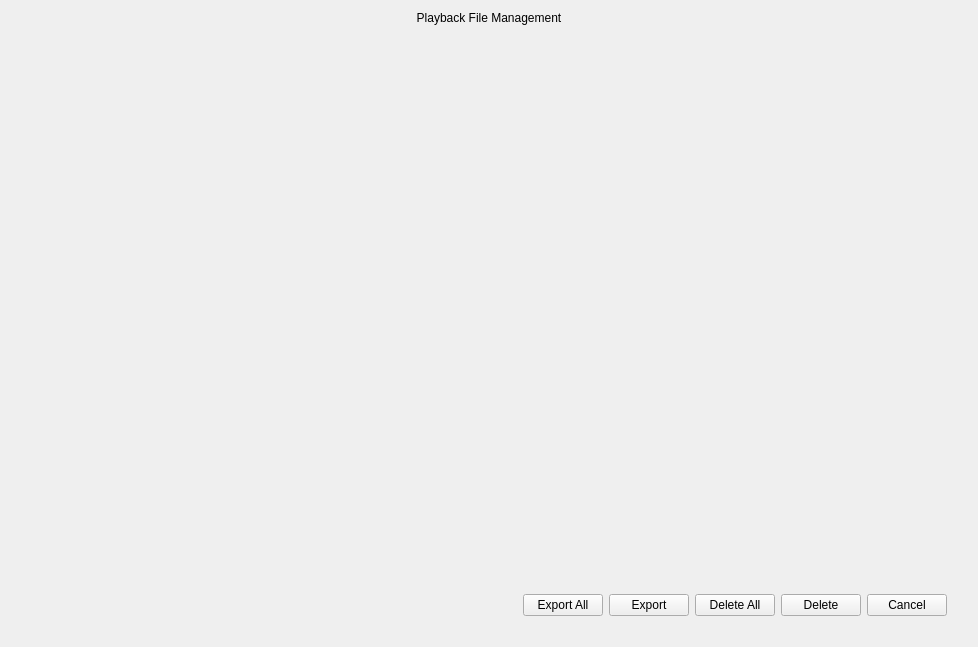
<?xml version="1.0" encoding="UTF-8"?>
<ui version="4.0">
 <class>PlaybackFileManagement</class>
 <widget class="QWidget" name="PlaybackFileManagement">
  <property name="geometry">
   <rect>
    <x>0</x>
    <y>0</y>
    <width>978</width>
    <height>647</height>
   </rect>
  </property>
  <property name="windowTitle">
   <string>Dialog</string>
  </property>
  <layout class="QVBoxLayout" name="verticalLayout">
   <property name="spacing">
    <number>0</number>
   </property>
   <item>
    <widget class="QLabel" name="label_title">
     <property name="text">
      <string>Playback File Management</string>
     </property>
     <property name="alignment">
      <set>Qt::AlignCenter</set>
     </property>
    </widget>
   </item>
   <item>
    <widget class="QWidget" name="widget_background" native="true">
     <property name="sizePolicy">
      <sizepolicy hsizetype="Preferred" vsizetype="Expanding">
       <horstretch>0</horstretch>
       <verstretch>0</verstretch>
      </sizepolicy>
     </property>
     <layout class="QVBoxLayout" name="verticalLayout_2">
      <property name="leftMargin">
       <number>20</number>
      </property>
      <property name="rightMargin">
       <number>20</number>
      </property>
      <property name="bottomMargin">
       <number>20</number>
      </property>
      <item>
       <widget class="TabBar" name="tabBar" native="true">
        <property name="minimumSize">
         <size>
          <width>0</width>
          <height>30</height>
         </size>
        </property>
       </widget>
      </item>
      <item>
       <widget class="QStackedWidget" name="stackedWidget">
        <property name="currentIndex">
         <number>0</number>
        </property>
        <widget class="PlaybackFileVideo" name="page_video"/>
        <widget class="PlaybackFileSnapshot" name="page_snapshot"/>
        <widget class="PlaybackFileLock" name="page_lock"/>
        <widget class="PlaybackFileTag" name="page_tag"/>
       </widget>
      </item>
      <item>
       <layout class="QHBoxLayout" name="horizontalLayout">
        <item>
         <spacer name="horizontalSpacer">
          <property name="orientation">
           <enum>Qt::Horizontal</enum>
          </property>
          <property name="sizeHint" stdset="0">
           <size>
            <width>40</width>
            <height>20</height>
           </size>
          </property>
         </spacer>
        </item>
        <item>
         <widget class="QPushButton" name="pushButton_exportAll">
          <property name="text">
           <string>Export All</string>
          </property>
         </widget>
        </item>
        <item>
         <widget class="QPushButton" name="pushButton_export">
          <property name="text">
           <string>Export</string>
          </property>
         </widget>
        </item>
        <item>
         <widget class="QPushButton" name="pushButton_deleteAll">
          <property name="text">
           <string>Delete All</string>
          </property>
         </widget>
        </item>
        <item>
         <widget class="QPushButton" name="pushButton_delete">
          <property name="text">
           <string>Delete</string>
          </property>
         </widget>
        </item>
        <item>
         <widget class="QPushButton" name="pushButton_cancel">
          <property name="text">
           <string>Cancel</string>
          </property>
         </widget>
        </item>
       </layout>
      </item>
     </layout>
    </widget>
   </item>
  </layout>
 </widget>
 <customwidgets>
  <customwidget>
   <class>TabBar</class>
   <extends>QWidget</extends>
   <header>tabbar.h</header>
   <container>1</container>
  </customwidget>
  <customwidget>
   <class>PlaybackFileVideo</class>
   <extends>QWidget</extends>
   <header>PlaybackFileVideo.h</header>
   <container>1</container>
  </customwidget>
  <customwidget>
   <class>PlaybackFileSnapshot</class>
   <extends>QWidget</extends>
   <header>PlaybackFileSnapshot.h</header>
   <container>1</container>
  </customwidget>
  <customwidget>
   <class>PlaybackFileLock</class>
   <extends>QWidget</extends>
   <header>PlaybackFileLock.h</header>
   <container>1</container>
  </customwidget>
  <customwidget>
   <class>PlaybackFileTag</class>
   <extends>QWidget</extends>
   <header>PlaybackFileTag.h</header>
   <container>1</container>
  </customwidget>
 </customwidgets>
 <resources/>
 <connections/>
</ui>
